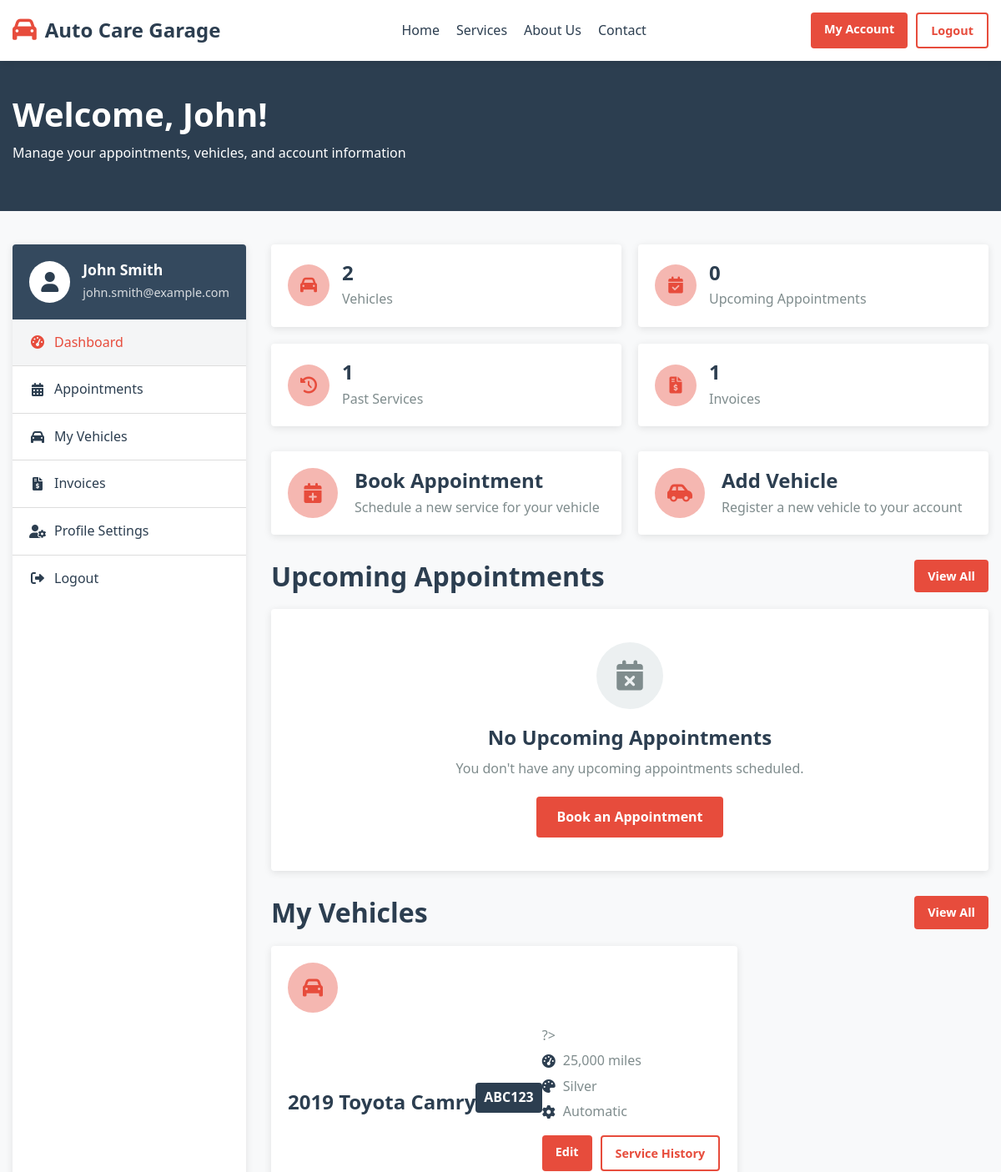
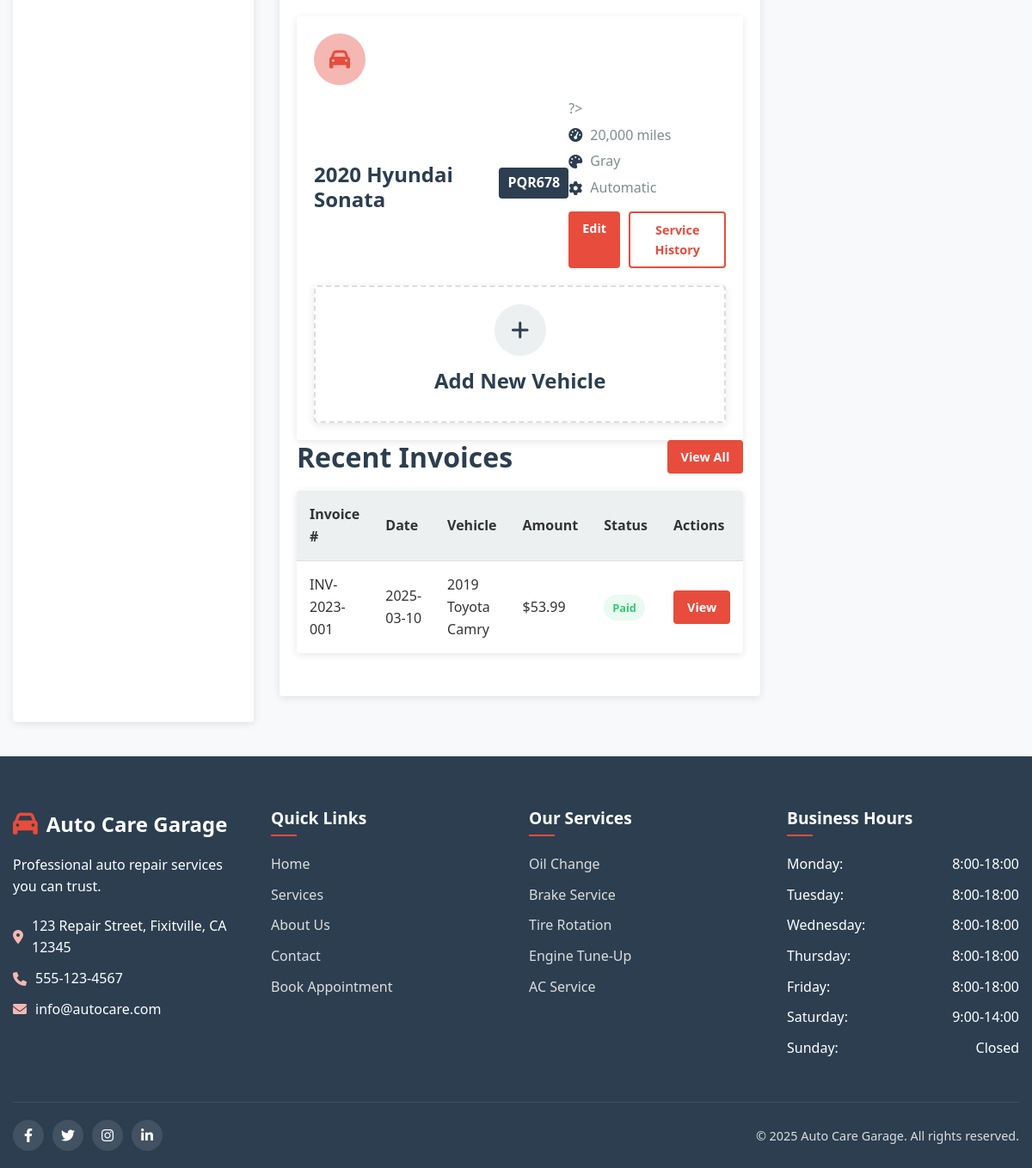
Screenshot of /client/dashboard.php (signed in) with the database file from the repository (2 pictures, top to bottom).
### tables this page shows
CREATE TABLE `customers` (
  `id` int(11) NOT NULL AUTO_INCREMENT,
  `first_name` varchar(50) NOT NULL,
  `last_name` varchar(50) NOT NULL,
  `email` varchar(100) DEFAULT NULL,
  `phone` varchar(20) NOT NULL,
  `address` varchar(255) DEFAULT NULL,
  `city` varchar(50) DEFAULT NULL,
  `state` varchar(50) DEFAULT NULL,
  `zip_code` varchar(20) DEFAULT NULL,
  `notes` text,
  `password` varchar(255) NOT NULL,
  `created_at` timestamp NOT NULL DEFAULT CURRENT_TIMESTAMP,
  `updated_at` timestamp NOT NULL DEFAULT CURRENT_TIMESTAMP ON UPDATE CURRENT_TIMESTAMP,
  PRIMARY KEY (`id`)
);

CREATE TABLE `vehicles` (
  `id` int(11) NOT NULL AUTO_INCREMENT,
  `customer_id` int(11) NOT NULL,
  `make` varchar(50) NOT NULL,
  `model` varchar(50) NOT NULL,
  `year` int(4) NOT NULL,
  `license_plate` varchar(20) NOT NULL,
  `vin` varchar(17) DEFAULT NULL,
  `color` varchar(30) DEFAULT NULL,
  `mileage` int(11) DEFAULT NULL,
  `transmission` enum('automatic','manual') DEFAULT NULL,
  `fuel_type` enum('gasoline','diesel','electric','hybrid') DEFAULT NULL,
  `notes` text,
  `created_at` timestamp NOT NULL DEFAULT CURRENT_TIMESTAMP,
  `updated_at` timestamp NOT NULL DEFAULT CURRENT_TIMESTAMP ON UPDATE CURRENT_TIMESTAMP,
  PRIMARY KEY (`id`),
  KEY `customer_id` (`customer_id`),
  CONSTRAINT `vehicles_ibfk_1` FOREIGN KEY (`customer_id`) REFERENCES `customers` (`id`) ON DELETE CASCADE
);

CREATE TABLE `invoices` (
  `id` int(11) NOT NULL AUTO_INCREMENT,
  `invoice_number` varchar(20) NOT NULL,
  `customer_id` int(11) NOT NULL,
  `vehicle_id` int(11) NOT NULL,
  `appointment_id` int(11) DEFAULT NULL,
  `user_id` int(11) NOT NULL COMMENT 'created by',
  `subtotal` decimal(10,2) NOT NULL,
  `tax_rate` decimal(5,2) NOT NULL DEFAULT '0.00',
  `tax_amount` decimal(10,2) NOT NULL DEFAULT '0.00',
  `discount_amount` decimal(10,2) NOT NULL DEFAULT '0.00',
  `total_amount` decimal(10,2) NOT NULL,
  `paid_amount` decimal(10,2) NOT NULL DEFAULT '0.00',
  `due_amount` decimal(10,2) NOT NULL,
  `issue_date` date NOT NULL,
  `due_date` date NOT NULL,
  `status` enum('draft','unpaid','partially_paid','paid','overdue','cancelled') NOT NULL DEFAULT 'draft',
  `notes` text,
  `created_at` timestamp NOT NULL DEFAULT CURRENT_TIMESTAMP,
  `updated_at` timestamp NOT NULL DEFAULT CURRENT_TIMESTAMP ON UPDATE CURRENT_TIMESTAMP,
  PRIMARY KEY (`id`),
  UNIQUE KEY `invoice_number` (`invoice_number`),
  KEY `customer_id` (`customer_id`),
  KEY `vehicle_id` (`vehicle_id`),
  KEY `appointment_id` (`appointment_id`),
  KEY `user_id` (`user_id`),
  CONSTRAINT `invoices_ibfk_1` FOREIGN KEY (`customer_id`) REFERENCES `customers` (`id`),
  CONSTRAINT `invoices_ibfk_2` FOREIGN KEY (`vehicle_id`) REFERENCES `vehicles` (`id`),
  CONSTRAINT `invoices_ibfk_3` FOREIGN KEY (`appointment_id`) REFERENCES `appointments` (`id`),
  CONSTRAINT `invoices_ibfk_4` FOREIGN KEY (`user_id`) REFERENCES `users` (`id`)
);

CREATE TABLE `services` (
  `id` int(11) NOT NULL AUTO_INCREMENT,
  `name` varchar(100) NOT NULL,
  `description` text,
  `price` decimal(10,2) NOT NULL,
  `duration` int(11) NOT NULL COMMENT 'in minutes',
  `status` enum('active','inactive') NOT NULL DEFAULT 'active',
  `created_at` timestamp NOT NULL DEFAULT CURRENT_TIMESTAMP,
  `updated_at` timestamp NOT NULL DEFAULT CURRENT_TIMESTAMP ON UPDATE CURRENT_TIMESTAMP,
  PRIMARY KEY (`id`)
);

### client/dashboard.php (the view, shortened to what the rows shown need)
<?php
require_once 'includes/db.php';
require_once 'includes/functions.php';
$customer_id = $_SESSION['user_id'];
$sql = "SELECT * FROM customers WHERE id = ?";
$stmt = $conn->prepare($sql);
$stmt->bind_param("i", $customer_id);
$stmt->execute();
$customer_result = $stmt->get_result();
$customer = $customer_result->fetch_assoc();
$sql = "SELECT * FROM vehicles WHERE customer_id = ?";
$stmt = $conn->prepare($sql);
$stmt->bind_param("i", $customer_id);
$stmt->execute();
$vehicles_result = $stmt->get_result();
$sql = "SELECT i.*, v.make, v.model, v.year, v.license_plate
        FROM invoices i
        JOIN vehicles v ON i.vehicle_id = v.id
        WHERE i.customer_id = ?
        ORDER BY i.issue_date DESC
        LIMIT 5";
$stmt = $conn->prepare($sql);
$stmt->bind_param("i", $customer_id);
$stmt->execute();
$invoices_result = $stmt->get_result();
?>
<!DOCTYPE html>
<html lang="en">
<head>
    <link rel="stylesheet" href="css/style.css">
    <link rel="stylesheet" href="https://cdnjs.cloudflare.com/ajax/libs/font-awesome/6.0.0-beta3/css/all.min.css">
</head>
<body>
    <section class="dashboard-header">
        <div class="container">
            <h1>Welcome, <?php echo htmlspecialchars($customer['first_name']); ?>!</h1>
            <p>Manage your appointments, vehicles, and account information</p>
        </div>
    </section>
    <section class="dashboard-section">
        <div class="container">
            <div class="dashboard-container">
                <div class="dashboard-sidebar">
                    <div class="user-info">
                        <div class="user-details">
                            <h3><?php echo htmlspecialchars($customer['first_name'] . ' ' . $customer['last_name']); ?></h3>
                            <p><?php echo htmlspecialchars($customer['email']); ?></p>
                        </div>
                    </div>
                </div>
                <div class="dashboard-content">
                    <div class="dashboard-section-title">
                        <h2>Upcoming Appointments</h2>
                    </div>
                    <div class="dashboard-section-title">
                        <h2>My Vehicles</h2>
                    </div>
                    <?php if ($vehicles_result->num_rows > 0): ?>
                        <div class="vehicles-grid">
                            <?php while ($vehicle = $vehicles_result->fetch_assoc()): ?>
                                <div class="vehicle-card">
                                    <div class="vehicle-icon">
                                        <i class="fas fa-car"></i>
                                    </div>
                                    <div class="vehicle-info">
                                        <h3><?php echo htmlspecialchars($vehicle['year'] . ' ' . $vehicle['make'] . ' ' . $vehicle['model']); ?></h3>
                                        <p class="license-plate"><?php echo htmlspecialchars($vehicle['license_plate']); ?></p>
                                        <div class="vehicle-details">  ?></p>
                                        <div class="vehicle-details">
                                            <p><i class="fas fa-tachometer-alt"></i> <?php echo number_format($vehicle['mileage']); ?> miles</p>
                                            <p><i class="fas fa-palette"></i> <?php echo htmlspecialchars($vehicle['color']); ?></p>
                                            <p><i class="fas fa-cog"></i> <?php echo ucfirst($vehicle['transmission']); ?></p>
                                        </div>
                                        <div class="vehicle-actions">
                                            <a href="edit-vehicle.php?id=<?php echo $vehicle['id']; ?>" class="btn btn-sm">Edit</a>
                                            <a href="vehicle-history.php?id=<?php echo $vehicle['id']; ?>" class="btn btn-sm btn-outline">Service History</a>
                                        </div>
                                    </div>
                                </div>
                            <?php endwhile; ?>
                        </div>
                    <?php endif; ?>
                    <div class="dashboard-section-title">
                        <h2>Recent Invoices</h2>
                    </div>
                    <?php if ($invoices_result->num_rows > 0): ?>
                        <div class="invoices-table">
                            <table>
                                <thead>
                                    <tr>
                                        <th>Invoice #</th>
                                        <th>Date</th>
                                        <th>Vehicle</th>
                                        <th>Amount</th>
                                        <th>Status</th>
                                        <th>Actions</th>
                                    </tr>
                                </thead>
                                <tbody>
                                    <?php while ($invoice = $invoices_result->fetch_assoc()): ?>
                                        <tr>
                                            <td><?php echo htmlspecialchars($invoice['invoice_number']); ?></td>
                                            <td><?php echo format_date($invoice['issue_date']); ?></td>
                                            <td><?php echo htmlspecialchars($invoice['year'] . ' ' . $invoice['make'] . ' ' . $invoice['model']); ?></td>
                                            <td><?php echo format_currency($invoice['total_amount']); ?></td>
                                            <td>
                                                <span class="status-badge status-<?php echo strtolower($invoice['status']); ?>">
                                                    <?php echo ucfirst(str_replace('_', ' ', $invoice['status'])); ?>
                                                </span>
                                            </td>
                                            <td>
                                                <a href="view-invoice.php?id=<?php echo $invoice['id']; ?>" class="btn btn-sm">View</a>
                                            </td>
                                        </tr>
                                    <?php endwhile; ?>
                                </tbody>
                            </table>
                        </div>
                    <?php endif; ?>
                </div>
            </div>
        </div>
    </section>
    <?php include 'includes/footer.php'; ?>
</body>
</html>

### client/includes/footer.php (shortened to what the rows shown need)
<footer class="footer">
    <div class="container">
        <div class="footer-content">
            <div class="footer-services">
                <ul>
                    <?php
                    $sql = "SELECT id, name FROM services WHERE status = 'active' LIMIT 5";
                    $result = $conn->query($sql);
                    if ($result->num_rows > 0) {
                        while($row = $result->fetch_assoc()) {
                            echo '<li><a href="services.php#service-' . $row['id'] . '">' . htmlspecialchars($row['name']) . '</a></li>';
                        }
                    }
                    ?>
                </ul>
            </div>
        </div>
    </div>
</footer>

### rows the page displays
customers: first_name "John", first_name+last_name "John Smith", email "john.smith@example.com"
vehicles: year+make+model "2019 Toyota Camry", license_plate "ABC123", mileage "25,000", color "Silver", transmission "Automatic"
vehicles: year+make+model "2020 Hyundai Sonata", license_plate "PQR678", mileage "20,000", color "Gray", transmission "Automatic"
invoices: invoice_number "INV-2023-001", issue_date "2025-03-10", vehicle.model "2019 Toyota Camry", total_amount "$53.99", status "Paid"
services: name "Oil Change"
services: name "Brake Service"
services: name "Tire Rotation"
services: name "Engine Tune-Up"
services: name "AC Service"

### other values shown
$vehicles_result->num_rows "2"
$upcoming_appointments_result->num_rows "0"
$row['count'] "1"
$settings['garage_address'] "123 Repair Street, Fixitville, CA 12345"
$settings['garage_phone'] "555-123-4567"
$settings['garage_email'] "info@autocare.com"
$day_name "Monday"
$hours "8:00-18:00"
$day_name "Tuesday"
$day_name "Wednesday"
$day_name "Thursday"
$day_name "Friday"
$day_name "Saturday"
$hours "9:00-14:00"
$day_name "Sunday"
